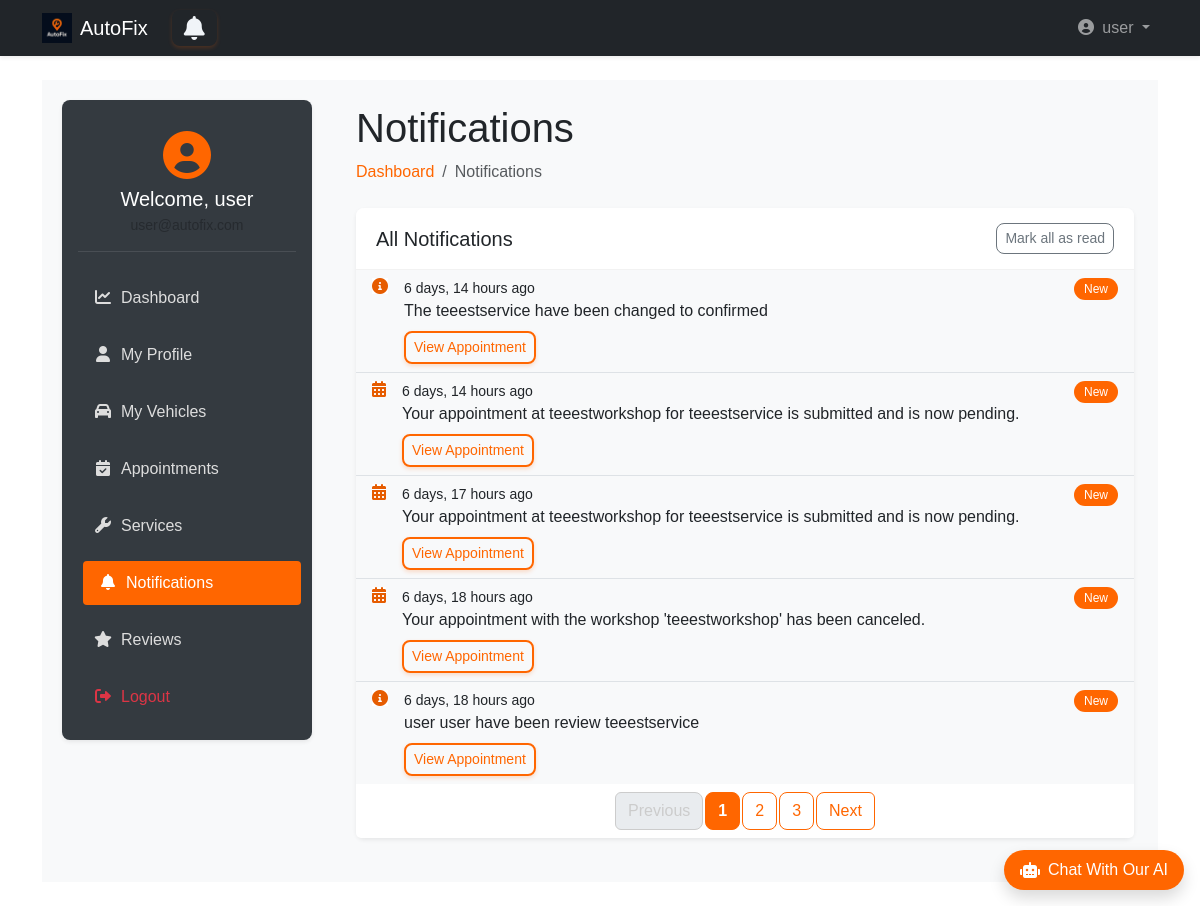
The app's page /user_dashboard/user/notifications (signed in), older data.
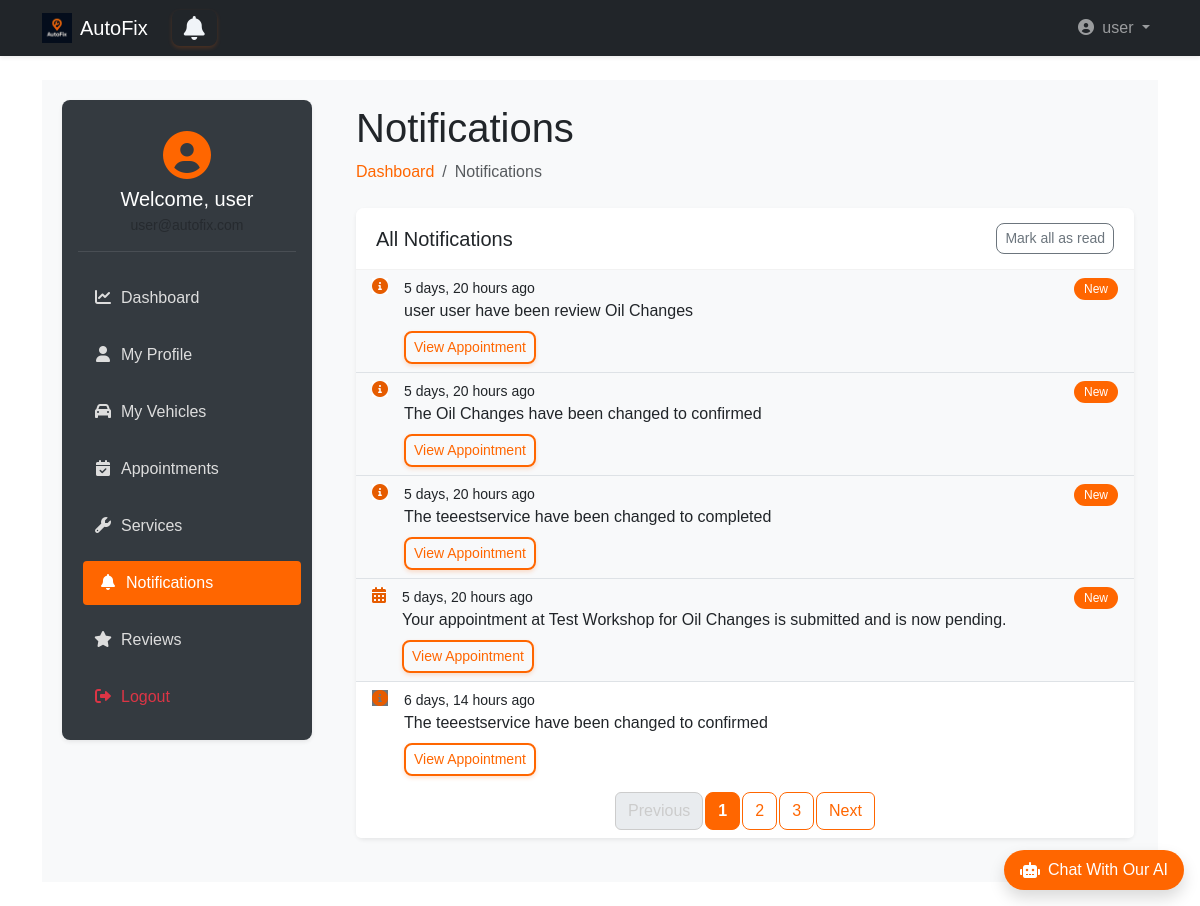
The same page, newer data.
### bookings/models.py (models this page shows, shortened)
class Notification(models.Model):
    user = models.ForeignKey(User, on_delete=models.CASCADE)
    message = models.CharField(max_length=255)  # Short message for the notification
    is_read = models.BooleanField(default=False)  # Whether the user has read the notification
    created_at = models.DateTimeField(auto_now_add=True)  # Timestamp when created
    booking = models.ForeignKey(Booking, on_delete=models.CASCADE, related_name='notifications')  # Link to a booking
    class Meta:
        ordering = ['-created_at']  # Order by newest first

### user_dashboard/views.py (the view)
# urls.py: path('user/notifications', views.notifications, name='notifications'),
def notifications(request):
    if not request.user.is_authenticated and not (request.user.is_workshop_owner or request.user.is_superuser):
        return redirect('landing:main')
    all_notifications = Notification.objects.filter(user=request.user).order_by('-created_at')
    paginator = Paginator(all_notifications, 5)
    page_number = request.GET.get('page')
    page_obj = paginator.get_page(page_number)
    context = {
        'notifications': page_obj.object_list,
        'page_obj': page_obj,
    }
    return render(request, 'user_dashboard/notifications.html', context)

### accounts/models.py (called while the page is built)
    def get_short_name(self):
        return self.first_name

### templates/user_dashboard/notifications.html (shortened to what the changed rows need)
{% extends 'base2.html' %}
{% load static bootstrap5 %}
{% block extra_css %}
<link rel="stylesheet" href="{% static 'css/user_dashboard.css' %}">
{% endblock %}
{% block content %}
<div class="wrapper d-flex">
    <main class="main-content flex-grow-1 p-4">
        <div class="dashboard-header mb-4">
            <h1>Notifications</h1>
        </div>
        <div class="card shadow-sm">
            <div class="card-body p-0">
                {% if notifications %}
                    <div class="list-group list-group-flush">
                        {% for notification in notifications %}
                        <div class="list-group-item {% if not notification.is_read %}bg-light{% endif %}">
                            <div class="d-flex justify-content-between align-items-start">
                                <div class="me-3">
                                    <div class="icon-circle {% if notification.is_read %}bg-secondary{% else %}bg-white{% endif %}">
                                        <i class="fas fa-{% if 'appointment' in notification.message %}calendar-alt
                                                      {% elif 'reminder' in notification.message %}exclamation-circle
                                                      {% else %}info-circle{% endif %} text-orange"></i>
                                    </div>
                                </div>
                                <div class="flex-grow-1">
                                    <div class="small text-gray-500">{{ notification.created_at|timesince }} ago</div>
                                    <p class="mb-1">{{ notification.message }}</p>
                                    {% if notification.booking %}
                                    <a href="{% url 'user_dashboard:add_appointment' %}" class="btn btn-sm btn-outline-primary mt-1">View Appointment</a>
                                    {% endif %}
                                </div>
                                {% if not notification.is_read %}
                                <span class="badge bg-orange rounded-pill">New</span>
                                {% endif %}
                            </div>
                        </div>
                        {% endfor %}
                    </div>
                {% else %}
                    <div class="text-center py-5">
                        <i class="fas fa-bell-slash fa-4x text-muted mb-3"></i>
                        <h5>No notifications</h5>
                        <p class="text-muted">You'll see notifications here when you have them</p>
                    </div>
                {% endif %}
            </div>
            <div class="card-footer bg-white border-top-0">
                {% if page_obj.has_other_pages %}
                <nav aria-label="Notification pagination">
                    <ul class="pagination justify-content-center mb-0">
                        {% for num in page_obj.paginator.page_range %}
                            {% if page_obj.number == num %}
                                <li class="page-item active">
                                    <span class="page-link custom-page-link">{{ num }}</span>
                                </li>
                            {% elif num > page_obj.number|add:'-3' and num < page_obj.number|add:'3' %}
                                <li class="page-item">
                                    <a class="page-link custom-page-link" href="?page={{ num }}">{{ num }}</a>
                                </li>
                            {% endif %}
                        {% endfor %}
                    </ul>
                </nav>
                {% endif %}
            </div>
        </div>
    </main>
</div>
{% endblock %}

Row changes from the older to the newer data that the page shows:
no longer on this page (row edited): Notification: created_at "6 days, 14 hours", message "Your appointment at teeestworkshop for teeestservice is submitted and is now pending.", shows "View Appointment", is_read "New"
no longer on this page (row edited): Notification: created_at "6 days, 17 hours", message "Your appointment at teeestworkshop for teeestservice is submitted and is now pending.", shows "View Appointment", is_read "New"
no longer on this page (row edited): Notification: created_at "6 days, 18 hours", message "Your appointment with the workshop 'teeestworkshop' has been canceled.", shows "View Appointment", is_read "New"
no longer on this page (row edited): Notification: created_at "6 days, 18 hours", message "user user have been review teeestservice", shows "View Appointment", is_read "New"
added Notification: created_at "5 days, 20 hours", message "user user have been review Oil Changes", shows "View Appointment", is_read "New"
added Notification: created_at "5 days, 20 hours", message "The Oil Changes have been changed to confirmed", shows "View Appointment", is_read "New"
added Notification: created_at "5 days, 20 hours", message "The teeestservice have been changed to completed", shows "View Appointment", is_read "New"
added Notification: created_at "5 days, 20 hours", message "Your appointment at Test Workshop for Oil Changes is submitted and is now pending.", shows "View Appointment", is_read "New"
changed Notification "The teeestservice have been changed to confirmed": no longer shows "New"
